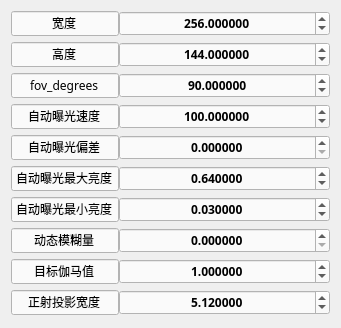
      <widget class="QWidget" name="formLayoutWidget_12">
       <property name="geometry">
        <rect>
         <x>0</x>
         <y>70</y>
         <width>341</width>
         <height>328</height>
        </rect>
       </property>
       <property name="font">
        <font>
         <family>Adobe 繁黑體 Std B</family>
         <weight>75</weight>
         <bold>true</bold>
        </font>
       </property>
       <layout class="QFormLayout" name="formLayout_18">
        <property name="horizontalSpacing">
         <number>0</number>
        </property>
        <property name="verticalSpacing">
         <number>6</number>
        </property>
        <item row="0" column="0">
         <widget class="QLineEdit" name="lineEdit_60">
          <property name="enabled">
           <bool>true</bool>
          </property>
          <property name="font">
           <font>
            <family>等线</family>
            <weight>50</weight>
            <bold>false</bold>
           </font>
          </property>
          <property name="styleSheet">
           <string notr="true">background-color: rgb(250, 250, 250);</string>
          </property>
          <property name="text">
           <string>宽度</string>
          </property>
          <property name="alignment">
           <set>Qt::AlignCenter</set>
          </property>
          <property name="readOnly">
           <bool>true</bool>
          </property>
         </widget>
        </item>
        <item row="0" column="1">
         <widget class="QDoubleSpinBox" name="user_width_SpinBox">
          <property name="font">
           <font>
            <family>Adobe 繁黑體 Std B</family>
            <weight>75</weight>
            <bold>true</bold>
           </font>
          </property>
          <property name="contextMenuPolicy">
           <enum>Qt::DefaultContextMenu</enum>
          </property>
          <property name="styleSheet">
           <string notr="true">background-color: rgb(250, 250, 250);</string>
          </property>
          <property name="alignment">
           <set>Qt::AlignCenter</set>
          </property>
          <property name="decimals">
           <number>6</number>
          </property>
          <property name="maximum">
           <double>10000.000000000000000</double>
          </property>
          <property name="value">
           <double>256.000000000000000</double>
          </property>
         </widget>
        </item>
        <item row="1" column="0">
         <widget class="QLineEdit" name="lineEdit_61">
          <property name="font">
           <font>
            <family>等线</family>
            <weight>50</weight>
            <bold>false</bold>
           </font>
          </property>
          <property name="styleSheet">
           <string notr="true">background-color: rgb(250, 250, 250);</string>
          </property>
          <property name="text">
           <string>高度</string>
          </property>
          <property name="alignment">
           <set>Qt::AlignCenter</set>
          </property>
          <property name="readOnly">
           <bool>true</bool>
          </property>
         </widget>
        </item>
        <item row="1" column="1">
         <widget class="QDoubleSpinBox" name="user_height_SpinBox">
          <property name="font">
           <font>
            <family>Adobe 繁黑體 Std B</family>
            <weight>75</weight>
            <bold>true</bold>
           </font>
          </property>
          <property name="contextMenuPolicy">
           <enum>Qt::DefaultContextMenu</enum>
          </property>
          <property name="styleSheet">
           <string notr="true">background-color: rgb(250, 250, 250);</string>
          </property>
          <property name="alignment">
           <set>Qt::AlignCenter</set>
          </property>
          <property name="decimals">
           <number>6</number>
          </property>
          <property name="maximum">
           <double>10000.000000000000000</double>
          </property>
          <property name="value">
           <double>144.000000000000000</double>
          </property>
         </widget>
        </item>
        <item row="2" column="0">
         <widget class="QLineEdit" name="lineEdit_62">
          <property name="font">
           <font>
            <family>等线</family>
            <weight>50</weight>
            <bold>false</bold>
           </font>
          </property>
          <property name="styleSheet">
           <string notr="true">background-color: rgb(250, 250, 250);</string>
          </property>
          <property name="text">
           <string>fov_degrees</string>
          </property>
          <property name="alignment">
           <set>Qt::AlignCenter</set>
          </property>
          <property name="readOnly">
           <bool>true</bool>
          </property>
         </widget>
        </item>
        <item row="2" column="1">
         <widget class="QDoubleSpinBox" name="user_fov_degrees_SpinBox">
          <property name="font">
           <font>
            <family>Adobe 繁黑體 Std B</family>
            <weight>75</weight>
            <bold>true</bold>
           </font>
          </property>
          <property name="styleSheet">
           <string notr="true">background-color: rgb(250, 250, 250);</string>
          </property>
          <property name="alignment">
           <set>Qt::AlignCenter</set>
          </property>
          <property name="decimals">
           <number>6</number>
          </property>
          <property name="maximum">
           <double>1000.000000000000000</double>
          </property>
          <property name="value">
           <double>90.000000000000000</double>
          </property>
         </widget>
        </item>
        <item row="3" column="0">
         <widget class="QLineEdit" name="lineEdit_63">
          <property name="font">
           <font>
            <family>等线</family>
            <weight>50</weight>
            <bold>false</bold>
           </font>
          </property>
          <property name="styleSheet">
           <string notr="true">background-color: rgb(250, 250, 250);</string>
          </property>
          <property name="text">
           <string>自动曝光速度</string>
          </property>
          <property name="alignment">
           <set>Qt::AlignCenter</set>
          </property>
          <property name="readOnly">
           <bool>true</bool>
          </property>
         </widget>
        </item>
        <item row="3" column="1">
         <widget class="QDoubleSpinBox" name="user_auto_exposure_speed_SpinBox">
          <property name="font">
           <font>
            <family>Adobe 繁黑體 Std B</family>
            <weight>75</weight>
            <bold>true</bold>
           </font>
          </property>
          <property name="layoutDirection">
           <enum>Qt::LeftToRight</enum>
          </property>
          <property name="autoFillBackground">
           <bool>false</bool>
          </property>
          <property name="styleSheet">
           <string notr="true">background-color: rgb(250, 250, 250);</string>
          </property>
          <property name="alignment">
           <set>Qt::AlignCenter</set>
          </property>
          <property name="decimals">
           <number>6</number>
          </property>
          <property name="maximum">
           <double>6500.000000000000000</double>
          </property>
          <property name="value">
           <double>100.000000000000000</double>
          </property>
         </widget>
        </item>
        <item row="4" column="0">
         <widget class="QLineEdit" name="lineEdit_64">
          <property name="font">
           <font>
            <family>等线</family>
            <weight>50</weight>
            <bold>false</bold>
           </font>
          </property>
          <property name="styleSheet">
           <string notr="true">background-color: rgb(250, 250, 250);</string>
          </property>
          <property name="text">
           <string>自动曝光偏差</string>
          </property>
          <property name="alignment">
           <set>Qt::AlignCenter</set>
          </property>
          <property name="readOnly">
           <bool>true</bool>
          </property>
         </widget>
        </item>
        <item row="4" column="1">
         <widget class="QDoubleSpinBox" name="user_auto_exposure_bias_SpinBox">
          <property name="font">
           <font>
            <family>Adobe 繁黑體 Std B</family>
            <weight>75</weight>
            <bold>true</bold>
           </font>
          </property>
          <property name="layoutDirection">
           <enum>Qt::LeftToRight</enum>
          </property>
          <property name="autoFillBackground">
           <bool>false</bool>
          </property>
          <property name="styleSheet">
           <string notr="true">background-color: rgb(250, 250, 250);</string>
          </property>
          <property name="alignment">
           <set>Qt::AlignCenter</set>
          </property>
          <property name="decimals">
           <number>6</number>
          </property>
          <property name="maximum">
           <double>6500.000000000000000</double>
          </property>
          <property name="value">
           <double>0.000000000000000</double>
          </property>
         </widget>
        </item>
        <item row="5" column="0">
         <widget class="QLineEdit" name="lineEdit_65">
          <property name="font">
           <font>
            <family>等线</family>
            <weight>50</weight>
            <bold>false</bold>
           </font>
          </property>
          <property name="styleSheet">
           <string notr="true">background-color: rgb(250, 250, 250);</string>
          </property>
          <property name="text">
           <string>自动曝光最大亮度</string>
          </property>
          <property name="alignment">
           <set>Qt::AlignCenter</set>
          </property>
          <property name="readOnly">
           <bool>true</bool>
          </property>
         </widget>
        </item>
        <item row="5" column="1">
         <widget class="QDoubleSpinBox" name="user_auto_exposure_max_brightness_SpinBox">
          <property name="font">
           <font>
            <family>Adobe 繁黑體 Std B</family>
            <weight>75</weight>
            <bold>true</bold>
           </font>
          </property>
          <property name="layoutDirection">
           <enum>Qt::LeftToRight</enum>
          </property>
          <property name="autoFillBackground">
           <bool>false</bool>
          </property>
          <property name="styleSheet">
           <string notr="true">background-color: rgb(250, 250, 250);</string>
          </property>
          <property name="alignment">
           <set>Qt::AlignCenter</set>
          </property>
          <property name="decimals">
           <number>6</number>
          </property>
          <property name="maximum">
           <double>1.000000000000000</double>
          </property>
          <property name="value">
           <double>0.640000000000000</double>
          </property>
         </widget>
        </item>
        <item row="6" column="0">
         <widget class="QLineEdit" name="lineEdit_66">
          <property name="font">
           <font>
            <family>等线</family>
            <weight>50</weight>
            <bold>false</bold>
           </font>
          </property>
          <property name="styleSheet">
           <string notr="true">background-color: rgb(250, 250, 250);</string>
          </property>
          <property name="text">
           <string>自动曝光最小亮度</string>
          </property>
          <property name="alignment">
           <set>Qt::AlignCenter</set>
          </property>
          <property name="readOnly">
           <bool>true</bool>
          </property>
         </widget>
        </item>
        <item row="6" column="1">
         <widget class="QDoubleSpinBox" name="user_auto_exposure_min_brightness_SpinBox">
          <property name="font">
           <font>
            <family>Adobe 繁黑體 Std B</family>
            <weight>75</weight>
            <bold>true</bold>
           </font>
          </property>
          <property name="layoutDirection">
           <enum>Qt::LeftToRight</enum>
          </property>
          <property name="autoFillBackground">
           <bool>false</bool>
          </property>
          <property name="styleSheet">
           <string notr="true">background-color: rgb(250, 250, 250);</string>
          </property>
          <property name="alignment">
           <set>Qt::AlignCenter</set>
          </property>
          <property name="decimals">
           <number>6</number>
          </property>
          <property name="maximum">
           <double>6500.000000000000000</double>
          </property>
          <property name="value">
           <double>0.030000000000000</double>
          </property>
         </widget>
        </item>
        <item row="7" column="0">
         <widget class="QLineEdit" name="lineEdit_67">
          <property name="font">
           <font>
            <family>等线</family>
            <weight>50</weight>
            <bold>false</bold>
           </font>
          </property>
          <property name="styleSheet">
           <string notr="true">background-color: rgb(250, 250, 250);</string>
          </property>
          <property name="text">
           <string>动态模糊量</string>
          </property>
          <property name="alignment">
           <set>Qt::AlignCenter</set>
          </property>
          <property name="readOnly">
           <bool>true</bool>
          </property>
         </widget>
        </item>
        <item row="7" column="1">
         <widget class="QDoubleSpinBox" name="user_motion_blur_amount_SpinBox">
          <property name="font">
           <font>
            <family>Adobe 繁黑體 Std B</family>
            <weight>75</weight>
            <bold>true</bold>
           </font>
          </property>
          <property name="layoutDirection">
           <enum>Qt::LeftToRight</enum>
          </property>
          <property name="autoFillBackground">
           <bool>false</bool>
          </property>
          <property name="styleSheet">
           <string notr="true">background-color: rgb(250, 250, 250);</string>
          </property>
          <property name="alignment">
           <set>Qt::AlignCenter</set>
          </property>
          <property name="decimals">
           <number>6</number>
          </property>
          <property name="maximum">
           <double>6500.000000000000000</double>
          </property>
          <property name="value">
           <double>0.000000000000000</double>
          </property>
         </widget>
        </item>
        <item row="8" column="0">
         <widget class="QLineEdit" name="lineEdit_68">
          <property name="font">
           <font>
            <family>等线</family>
            <weight>50</weight>
            <bold>false</bold>
           </font>
          </property>
          <property name="styleSheet">
           <string notr="true">background-color: rgb(250, 250, 250);</string>
          </property>
          <property name="text">
           <string>目标伽马值</string>
          </property>
          <property name="alignment">
           <set>Qt::AlignCenter</set>
          </property>
          <property name="readOnly">
           <bool>true</bool>
          </property>
         </widget>
        </item>
        <item row="8" column="1">
         <widget class="QDoubleSpinBox" name="user_target_gamma_SpinBox">
          <property name="font">
           <font>
            <family>Adobe 繁黑體 Std B</family>
            <weight>75</weight>
            <bold>true</bold>
           </font>
          </property>
          <property name="layoutDirection">
           <enum>Qt::LeftToRight</enum>
          </property>
          <property name="autoFillBackground">
           <bool>false</bool>
          </property>
          <property name="styleSheet">
           <string notr="true">background-color: rgb(250, 250, 250);</string>
          </property>
          <property name="alignment">
           <set>Qt::AlignCenter</set>
          </property>
          <property name="decimals">
           <number>6</number>
          </property>
          <property name="maximum">
           <double>6500.000000000000000</double>
          </property>
          <property name="value">
           <double>1.000000000000000</double>
          </property>
         </widget>
        </item>
        <item row="9" column="0">
         <widget class="QLineEdit" name="lineEdit_69">
          <property name="font">
           <font>
            <family>等线</family>
            <weight>50</weight>
            <bold>false</bold>
           </font>
          </property>
          <property name="styleSheet">
           <string notr="true">background-color: rgb(250, 250, 250);</string>
          </property>
          <property name="text">
           <string>正射投影宽度</string>
          </property>
          <property name="alignment">
           <set>Qt::AlignCenter</set>
          </property>
          <property name="readOnly">
           <bool>true</bool>
          </property>
         </widget>
        </item>
        <item row="9" column="1">
         <widget class="QDoubleSpinBox" name="user_ortho_width_SpinBox">
          <property name="font">
           <font>
            <family>Adobe 繁黑體 Std B</family>
            <weight>75</weight>
            <bold>true</bold>
           </font>
          </property>
          <property name="layoutDirection">
           <enum>Qt::LeftToRight</enum>
          </property>
          <property name="autoFillBackground">
           <bool>false</bool>
          </property>
          <property name="styleSheet">
           <string notr="true">background-color: rgb(250, 250, 250);</string>
          </property>
          <property name="alignment">
           <set>Qt::AlignCenter</set>
          </property>
          <property name="decimals">
           <number>6</number>
          </property>
          <property name="maximum">
           <double>6500.000000000000000</double>
          </property>
          <property name="singleStep">
           <double>0.010000000000000</double>
          </property>
          <property name="value">
           <double>5.120000000000000</double>
          </property>
         </widget>
        </item>
       </layout>
      </widget>
